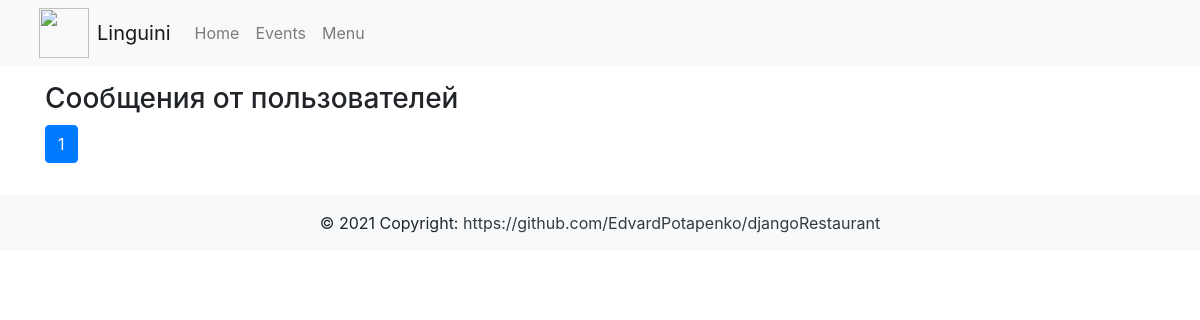
Page /view/ (signed in) on the earlier database version.
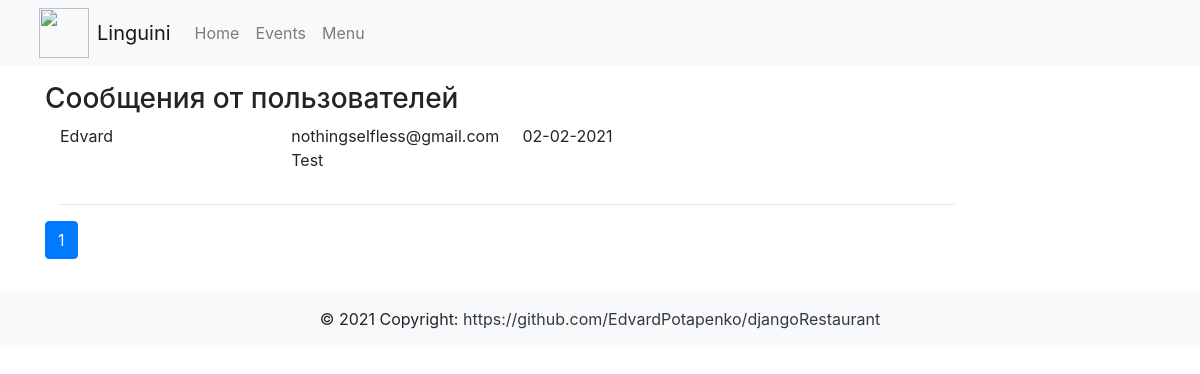
Same page on the later database version.
### websiteApp/models.py (models this page shows, shortened)
class Reservation(models.Model):
    user_name = models.CharField(max_length=50)
    user_email = models.EmailField()
    message = models.CharField(max_length=200)
    is_processed = models.BooleanField(default=False)
    send_date = models.DateField(auto_now_add=True)

### userMessages/views.py (the view)
# urls.py: path('view/', messages_view),
@login_required(login_url='/login/')
@user_passes_test(lambda u: u.groups.filter(name = 'manager').exists() or u.is_staff, login_url='/login/')
def messages_view(request):
    messages = Reservation.objects.filter(is_processed=False).order_by('send_date')
    paginator = Paginator(messages, 2)
    page = request.GET.get('page')
    messages_page = paginator.get_page(page)
    return render(request, 'messages.html', context={'items': messages_page})

### userMessages/templates/messages.html (shortened to what this page needs)
{% extends 'base.html' %}
{% block content %}
    <div class="container">
        <h3>Сообщения от пользователей</h3>
        <div class="col-md-10 col-md-offset-1">
            {% for item in items %}
                <div class="row">
                    <div class="col-md-3">{{ item.user_name }}</div>
                    <div class="col-md-3">{{ item.user_email }}</div>
                    <div class="col-md-3">{{ item.send_date | date:'d-m-Y' }}</div>
                </div>
                <div class="row">
                    <div class="col-md-3"></div>
                    <div class="col-md-9"><p>{{ item.message }}</p></div>
                </div>
                <hr/>
            {% endfor %}
        </div>
    </div>
    <div id="navigation" class="container">
        <div class="row">
            <div class="col-md-10 col-md-offset-1">
                <nav aria-label="Page navigation example">
                    <ul class="pagination">
                        {% for page in items.paginator.page_range %}
                            {% if page == items.number %}
                                <li class="page-item active">
                                    <a class="page-link" href="#"> {{ page }}
                                    </a>
                                </li>
                            {% else %}
                                <li class="page-item">
                                    <a class="page-link" href="?page={{ page }}">
                                        {{ page }}
                                    </a>
                                </li>
                            {% endif %}
                        {% endfor %}
                    </ul>
                </nav>
            </div>
        </div>
    </div>
{% endblock %}

Differences in the rows shown:
added Reservation: user_name "Edvard", user_email "nothingselfless@gmail.com", send_date "02-02-2021", message "Test"
